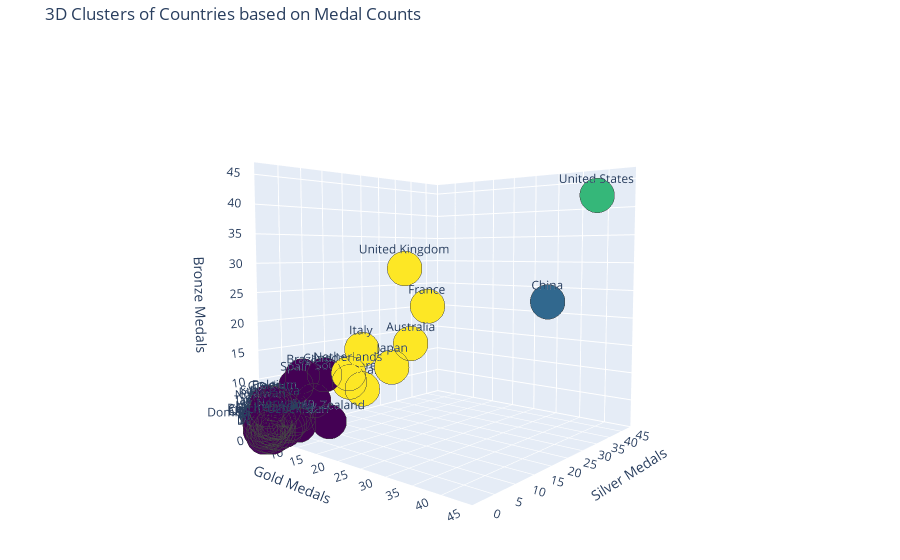

This figure's notebook cell:
### Code cell
import plotly.graph_objects as go

# Create a 3D scatter plot
fig = go.Figure(data=[go.Scatter3d(
    x=df_reordered['Gold'],
    y=df_reordered['Silver'],
    z=df_reordered['Bronze'],
    mode='markers+text',
    text=df_reordered['Country Name'],  # Display country names on hover
    textposition='top center',
    hovertemplate = (
        '<b>%{text}</b><br><br>' +
        'Gold Medals: %{x}<br>' +
        'Silver Medals: %{y}<br>' +
        'Bronze Medals: %{z}<br>' +
        '<extra></extra>'
    ),  # Detailed hover info
    marker=dict(
        size=12,  # Increased size for better visibility
        color=df_reordered['Cluster'],  # Color by cluster
        colorscale='Viridis',  # Color scale
        opacity=0.8,
        line=dict(width=2)  # Thicker line for better contrast
    )
)])

# Update the layout to improve the appearance and interaction
fig.update_layout(
    title='3D Clusters of Countries based on Medal Counts',
    scene=dict(
        xaxis_title='Gold Medals',
        yaxis_title='Silver Medals',
        zaxis_title='Bronze Medals',
        aspectmode='cube',  # Keeps the aspect ratio equal for all axes
        xaxis=dict(nticks=10, range=[0, df_reordered['Gold'].max() + 5]),
        yaxis=dict(nticks=10, range=[0, df_reordered['Silver'].max() + 5]),
        zaxis=dict(nticks=10, range=[0, df_reordered['Bronze'].max() + 5]),
        camera=dict(
            up=dict(x=0, y=0, z=1),  # Lock the "up" direction to Z-axis
            center=dict(x=0, y=0, z=0),
            eye=dict(x=1.25, y=1.25, z=1.25)  # Set initial camera angle
        )
    ),
    margin=dict(l=0, r=0, b=0, t=40),  # Set margins around the plot
    dragmode='turntable'  # Smooth rotation like a turntable, preventing it from flipping over
)

# Show the plot
fig.show()

### Figure 1 — Plotly figure (JSON) as saved in the notebook; plotly's stock layout.template omitted (floating-point values rounded to 4 significant figures; data arrays with more than 128 entries replaced by an {"elided": "..."} marker saying what was removed)
{"data": [{"hovertemplate": "<b>%{text}</b><br><br>Gold Medals: %{x}<br>Silver Medals: %{y}<br>Bronze Medals: %{z}<br><extra></extra>", "marker": {"color": {"elided": "1030 int values"}, "colorscale": [[0, "#440154"], [0.1111, "#482878"], [0.2222, "#3e4989"], [0.3333, "#31688e"], [0.4444, "#26828e"], [0.5556, "#1f9e89"], [0.6667, "#35b779"], [0.7778, "#6ece58"], [0.8889, "#b5de2b"], [1, "#fde725"]], "line": {"width": 2}, "opacity": 0.8, "size": 12}, "mode": "markers+text", "text": {"elided": "1030 str values"}, "textposition": "top center", "type": "scatter3d", "x": {"elided": "1030 int values"}, "y": {"elided": "1030 int values"}, "z": {"elided": "1030 int values"}}], "layout": {"autosize": true, "dragmode": "turntable", "margin": {"b": 0, "l": 0, "r": 0, "t": 40}, "scene": {"aspectmode": "cube", "aspectratio": {"x": 1, "y": 1, "z": 1}, "camera": {"center": {"x": 0, "y": 0, "z": 0}, "eye": {"x": 1.509, "y": -1.791, "z": 0.1761}, "projection": {"type": "perspective"}, "up": {"x": 0, "y": 0, "z": 1}}, "xaxis": {"nticks": 10, "range": [0, 45], "title": {"text": "Gold Medals"}, "type": "linear"}, "yaxis": {"nticks": 10, "range": [0, 49], "title": {"text": "Silver Medals"}, "type": "linear"}, "zaxis": {"nticks": 10, "range": [0, 47], "title": {"text": "Bronze Medals"}, "type": "linear"}}, "title": {"text": "3D Clusters of Countries based on Medal Counts"}}}
